Frame 1 (no input): blank canvas, image omitted
Frame 60 (no input): blank canvas, image omitted
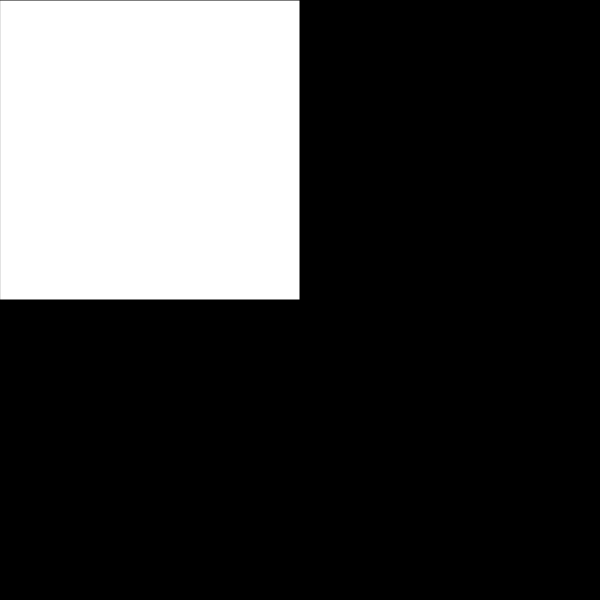
Frame 120 (the mouse pressed at the canvas centre since frame 60)

The p5.js sketch whose frames 1 and 60 were blank and that drew this single picture after the mouse press (run headless with seeded random() and noise() and a simulated clock; from frame 60 on, the mouse is pressed at the canvas centre):

// p5.js sketch
// ── sketch.js
function setup () {
    createCanvas(600,600)
}

function draw() {
    background(0);
    rect(0,0, mouseX, mouseY,0)

}
